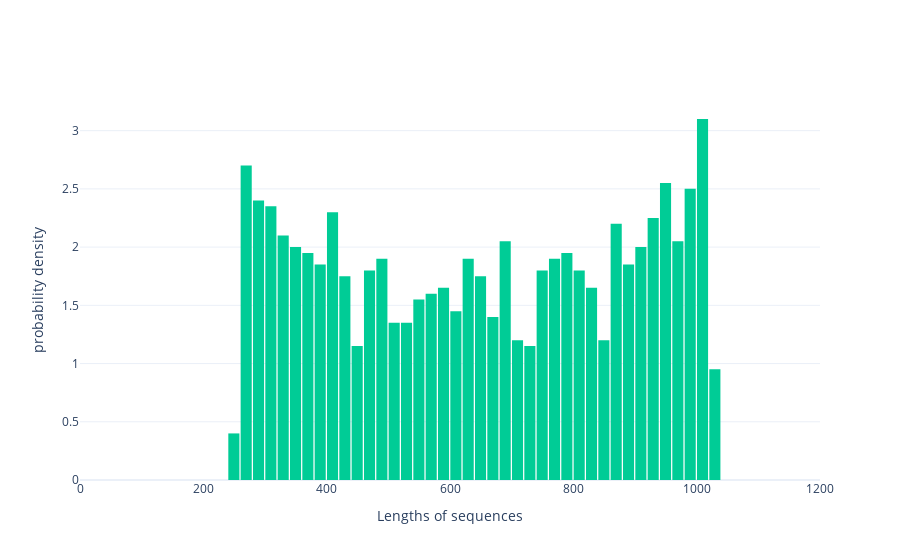

Write notebook code for a chart like this one.
### Code cell
import envbash
envbash.load.load_envbash('../.env')
from rouskinhf import get_dataset

data = get_dataset('human_mRNA')
data = pd.DataFrame(data).T


fig = go.Figure()

fig.add_trace(go.Histogram(x=data['sequence'].str.len(), nbinsx=50, histnorm='density', marker_color='#00CC96', opacity=1))
fig.update_layout(
    yaxis_title='probability density',
    xaxis_title='Lengths of sequences',
    xaxis=dict(range=[0, 1200]),  # Set x-axis range
    template='plotly_white',
    bargap=0.1
)
fig.show()

### Figure 1 — Plotly figure (JSON) as saved in the notebook; plotly's stock layout.template omitted (floating-point values rounded to 4 significant figures; data arrays with more than 128 entries replaced by an {"elided": "..."} marker saying what was removed)
{"data": [{"histnorm": "density", "marker": {"color": "#00CC96"}, "nbinsx": 50, "opacity": 1, "type": "histogram", "x": {"elided": "1456 int values"}}], "layout": {"bargap": 0.1, "xaxis": {"range": [0, 1200], "title": {"text": "Lengths of sequences"}}, "yaxis": {"title": {"text": "probability density"}}}}
